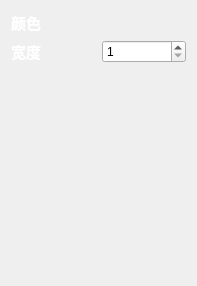
<?xml version="1.0" encoding="UTF-8"?>
<ui version="4.0">
 <class>VELineSettings</class>
 <widget class="QWidget" name="VELineSettings">
  <property name="geometry">
   <rect>
    <x>0</x>
    <y>0</y>
    <width>197</width>
    <height>286</height>
   </rect>
  </property>
  <property name="windowTitle">
   <string>Form</string>
  </property>
  <layout class="QGridLayout" name="gridLayout">
   <item row="1" column="0">
    <widget class="QLabel" name="label_2">
     <property name="font">
      <font>
       <family>Arial</family>
       <pointsize>11</pointsize>
       <weight>75</weight>
       <bold>true</bold>
      </font>
     </property>
     <property name="text">
      <string>&lt;font color=&quot;white&quot;&gt;宽度&lt;/font&gt;</string>
     </property>
    </widget>
   </item>
   <item row="0" column="0">
    <widget class="QLabel" name="label">
     <property name="font">
      <font>
       <family>Arial</family>
       <pointsize>11</pointsize>
       <weight>75</weight>
       <bold>true</bold>
      </font>
     </property>
     <property name="text">
      <string>&lt;font color=&quot;white&quot;&gt;颜色&lt;/font&gt;</string>
     </property>
    </widget>
   </item>
   <item row="0" column="1">
    <widget class="ColorLabel" name="lineColor">
     <property name="text">
      <string/>
     </property>
    </widget>
   </item>
   <item row="2" column="0" colspan="2">
    <spacer name="verticalSpacer">
     <property name="orientation">
      <enum>Qt::Vertical</enum>
     </property>
     <property name="sizeHint" stdset="0">
      <size>
       <width>20</width>
       <height>40</height>
      </size>
     </property>
    </spacer>
   </item>
   <item row="1" column="1">
    <widget class="QSpinBox" name="lineWidth">
     <property name="minimum">
      <number>1</number>
     </property>
     <property name="maximum">
      <number>200</number>
     </property>
     <property name="value">
      <number>1</number>
     </property>
    </widget>
   </item>
  </layout>
 </widget>
 <customwidgets>
  <customwidget>
   <class>ColorLabel</class>
   <extends>QLabel</extends>
   <header>colorlabel.h</header>
  </customwidget>
 </customwidgets>
 <resources/>
 <connections/>
</ui>
